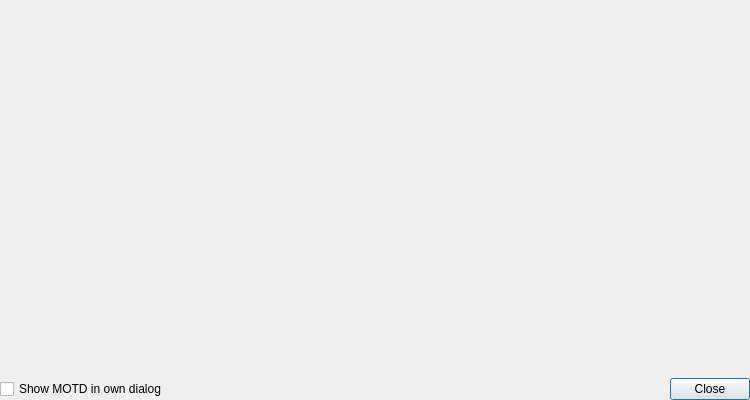
<?xml version="1.0" encoding="UTF-8"?>
<ui version="4.0">
 <class>IMotdView</class>
 <widget class="QDialog" name="IMotdView">
  <property name="geometry">
   <rect>
    <x>0</x>
    <y>0</y>
    <width>750</width>
    <height>400</height>
   </rect>
  </property>
  <property name="windowTitle">
   <string>Message of the Day</string>
  </property>
  <property name="windowIcon">
   <iconset resource="resources.qrc">
    <normaloff>:/window/gfx/status.png</normaloff>:/window/gfx/status.png</iconset>
  </property>
  <property name="modal">
   <bool>false</bool>
  </property>
  <layout class="QGridLayout" name="gridLayout">
   <property name="leftMargin">
    <number>0</number>
   </property>
   <property name="topMargin">
    <number>0</number>
   </property>
   <property name="rightMargin">
    <number>0</number>
   </property>
   <property name="bottomMargin">
    <number>0</number>
   </property>
   <property name="horizontalSpacing">
    <number>5</number>
   </property>
   <property name="verticalSpacing">
    <number>0</number>
   </property>
   <item row="0" column="0" colspan="3">
    <widget class="QFrame" name="frame">
     <property name="frameShape">
      <enum>QFrame::NoFrame</enum>
     </property>
     <property name="frameShadow">
      <enum>QFrame::Plain</enum>
     </property>
     <property name="lineWidth">
      <number>0</number>
     </property>
    </widget>
   </item>
   <item row="1" column="0">
    <widget class="QCheckBox" name="checkBox">
     <property name="text">
      <string>Show MOTD in own dialog</string>
     </property>
    </widget>
   </item>
   <item row="1" column="1">
    <spacer name="horizontalSpacer">
     <property name="orientation">
      <enum>Qt::Horizontal</enum>
     </property>
     <property name="sizeHint" stdset="0">
      <size>
       <width>335</width>
       <height>20</height>
      </size>
     </property>
    </spacer>
   </item>
   <item row="1" column="2">
    <widget class="QPushButton" name="pushButton">
     <property name="text">
      <string>Close</string>
     </property>
    </widget>
   </item>
  </layout>
 </widget>
 <resources>
  <include location="resources.qrc"/>
 </resources>
 <connections>
  <connection>
   <sender>pushButton</sender>
   <signal>clicked()</signal>
   <receiver>IMotdView</receiver>
   <slot>close()</slot>
   <hints>
    <hint type="sourcelabel">
     <x>551</x>
     <y>381</y>
    </hint>
    <hint type="destinationlabel">
     <x>299</x>
     <y>199</y>
    </hint>
   </hints>
  </connection>
 </connections>
</ui>
